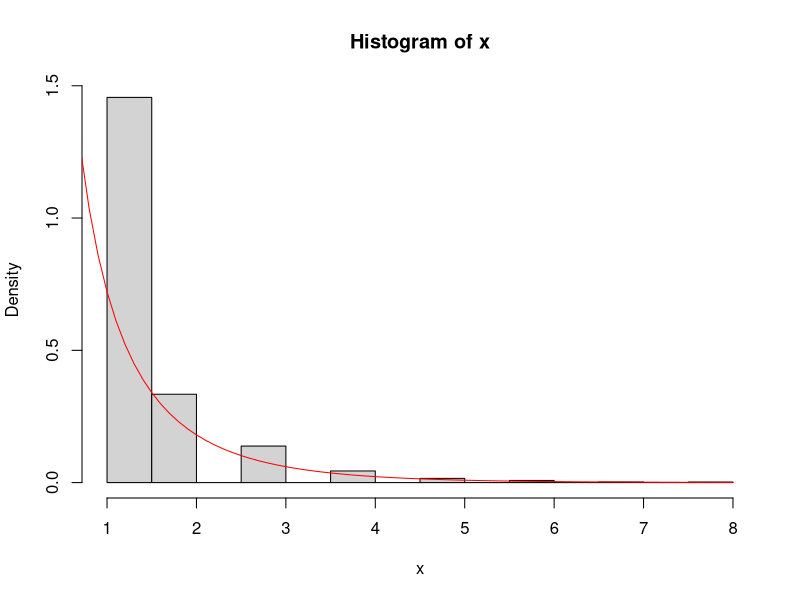

This chart was generated by the following R code:
n = 1000
theta = 0.5
u = runif(n)
v = runif(n)
x = floor(1 + log(v) / log(1 - theta ^ u))

hist(x, probability=TRUE)
k = seq(0, 8, 0.1)
p = -1 / log(1 - theta) * theta ^ k / k
lines(k, p, col="red")

k = 1:max(x)
p = -1 / log(1 - theta) * theta ^ k / k
p.hat = tabulate(x) / n
round(rbind(p, p.hat), 3)

rlogarithmic = function(n, theta) {
    u = runif(n)
    v = runif(n)
    x = floor(1 + log(v) / log(1 - theta ^ u))
    return(x)
}

rlogarithmic(5, 0.5)